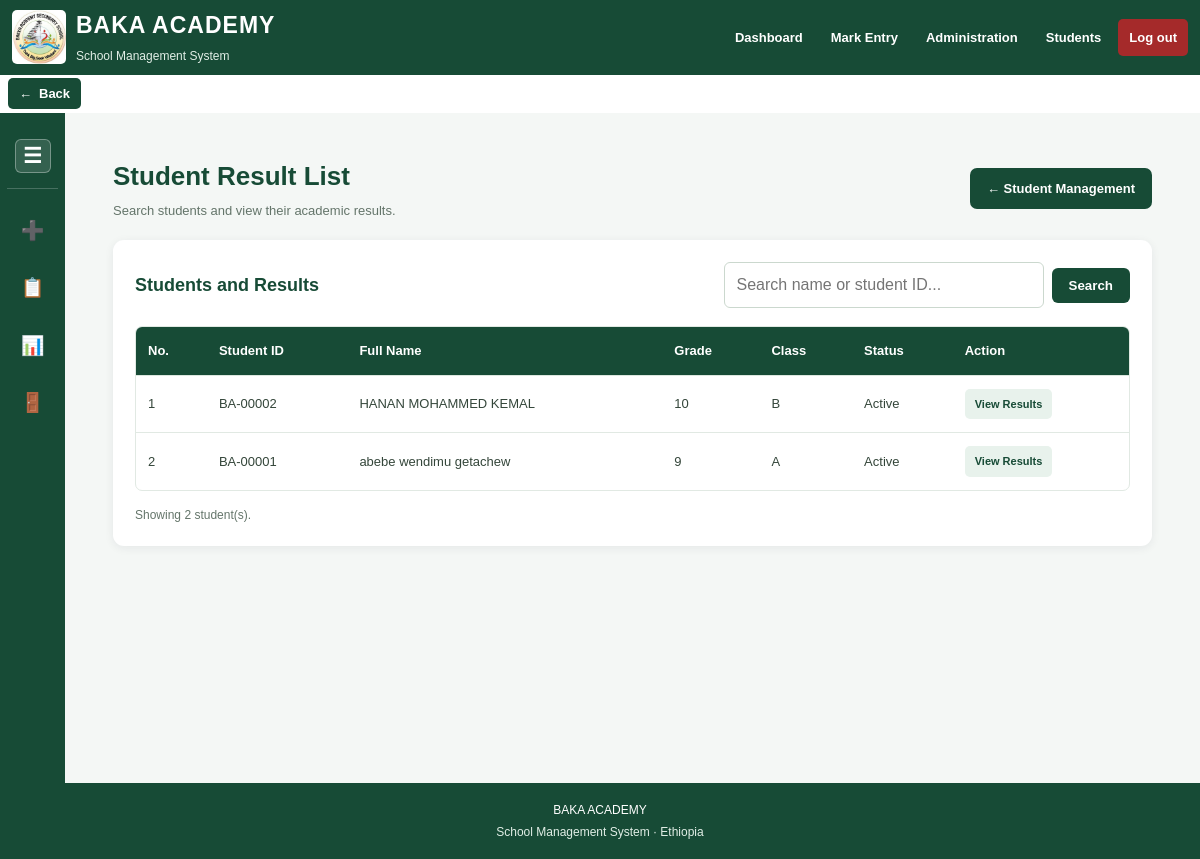
/students/results (signed in), run on the app's committed database.
### app.py (models this page shows)
class Student(db.Model):
    id = db.Column(db.Integer, primary_key=True)
    student_id = db.Column(db.String(30), unique=True, nullable=False)
    full_name = db.Column(db.String(150), nullable=False)
    grade = db.Column(db.String(10), nullable=False)
    section = db.Column(db.String(10), nullable=False)
    sex = db.Column(db.String(1))
    age = db.Column(db.Integer)
    family_contact_name = db.Column(db.String(150))
    family_phone = db.Column(db.String(30))
    previous_school = db.Column(db.String(150))
    photo_filename = db.Column(db.String(255))
    stream = db.Column(db.String(50))
    academic_year_ec = db.Column(db.String(30))
    academic_year_gc = db.Column(db.String(30))
    is_active = db.Column(
        db.Boolean, nullable=False, default=True, server_default="1"
    )
    left_at = db.Column(db.DateTime)

### app.py (the view, shortened to what this page needs)
@app.route("/students/results")
@student_staff_only
def student_results():
    search = request.args.get("search", "").strip()
    query = Student.query.filter_by(is_active=True)
    students = query.order_by(
        Student.grade,
        Student.section,
        Student.full_name
    ).all()
    return render_template(
        "student_results.html",
        students=students,
        search=search
    )

### app.py (called while the page is built)
def logged_in(fn):
    @wraps(fn)
    def wrapper(*args, **kwargs):
        if "user_id" not in session:
            return redirect(url_for("login"))
        user = db.session.get(User, session["user_id"])
        if not user or not user.is_active:
            session.clear()
            flash("Your account is inactive or unavailable.")
            return redirect(url_for("login"))
        return fn(*args, **kwargs)
    return wrapper

def student_staff_only(fn):
    @wraps(fn)
    @logged_in
    def wrapper(*args, **kwargs):
        user = db.session.get(User, session["user_id"])
        if not user or user.role not in [
            "admin", "student_management"
        ]:
            flash("Student Management access required.")
            return redirect(url_for("dashboard"))
        return fn(*args, **kwargs)
    return wrapper

### templates/student_results.html (shortened to what this page needs)
{% extends "base.html" %}
{% block content %}
<div class="student-layout">
    {% include "_student_sidebar.html" %}
    <section class="student-content">
        <div class="student-list-page">
            <div class="student-list-header">
                <div>
                    <h2>Student Result List</h2>
                    <p>Search students and view their academic results.</p>
                </div>
                <a href="{{ url_for('student_management') }}"
                   class="register-button">
                    ← Student Management
                </a>
            </div>
            <div class="student-list-card">
                <div class="list-toolbar">
                    <h3>Students and Results</h3>
                    <form method="GET"
                          action="{{ url_for('student_results') }}"
                          class="student-search-form">
                        <input
                            type="text"
                            name="search"
                            value="{{ search }}"
                            placeholder="Search name or student ID...">
                        <button type="submit" class="search-button">
                            Search
                        </button>
                    </form>
                </div>
                <div class="student-table-container">
                    <table class="student-table">
                        <thead>
                            <tr>
                                <th>No.</th>
                                <th>Student ID</th>
                                <th>Full Name</th>
                                <th>Grade</th>
                                <th>Class</th>
                                <th>Status</th>
                                <th>Action</th>
                            </tr>
                        </thead>
                        <tbody>
                            {% for student in students %}
                            <tr>
                                <td>{{ loop.index }}</td>
                                <td>{{ student.student_id }}</td>
                                <td>{{ student.full_name }}</td>
                                <td>{{ student.grade }}</td>
                                <td>{{ student.section }}</td>
                                <td>
                                    {% if student.is_active %}
                                        Active
                                    {% else %}
                                        Left School
                                    {% endif %}
                                </td>
                                <td>
                                    <a class="action-link"
                                       href="{{ url_for('student_profile', student_id=student.id, source='results') }}">
                                        View Results
                                    </a>
                                </td>
                            </tr>
                            {% else %}
                            <tr>
                                <td colspan="7" class="empty-row">
                                    No students found.
                                </td>
                            </tr>
                            {% endfor %}
                        </tbody>
                    </table>
                </div>
                <div class="student-count">
                    Showing {{ students|length }} student(s).
                </div>
            </div>
        </div>
    </section>
</div>
{% endblock %}

### static/style.css (style rules this page uses)
* { box-sizing: border-box; }
:root { --green: #174b36; --green-dark: #103b2b; --green-light: #236b4c; --green-pale: #e8f2ec; --gold: #d9b45b; --background: #f3f7f4; --white: #ffffff; --text: #17251d; --muted: #64756a; --border: #dce7df; }
html { width: 100%; min-height: 100%; }
body { width: 100%; min-height: 100vh; margin: 0; padding: 0; font-family: Arial, sans-serif; background: var(--background); color: var(--text); line-height: 1.5; overflow-x: hidden; }
h2 { color: var(--green); }
input, select, textarea { display: block; width: 100%; max-width: 100%; margin-top: 5px; padding: 9px 10px; border: 1px solid #cbd5d1; border-radius: 6px; background: white; color: var(--text); font: inherit; }
button { margin-top: 8px; padding: 10px 16px; border: 0; border-radius: 6px; background: var(--green); color: white; font-weight: bold; cursor: pointer; }
table { width: 100%; border-collapse: collapse; min-width: 550px; }
th, td { padding: 10px; border-bottom: 1px solid var(--border); text-align: left; vertical-align: middle; }
th { background: var(--green-pale); color: var(--green); }

### templates/base.html (style rules this page uses)
* { box-sizing: border-box; }
html, body { width: 100%; min-height: 100%; margin: 0; padding: 0; }
body { overflow-x: hidden; }

### templates/_student_sidebar.html (style rules this page uses)
.student-layout { display: flex; width: 100%; min-height: calc(100vh - 130px); background: #f4f7f5; }
.student-content { flex: 1; min-width: 0; padding: 20px; }

### templates/student_results.html (style rules this page uses)
.student-list-page { width: 100%; max-width: none; margin: 0; padding: 24px 28px; box-sizing: border-box; }
.student-list-header { display: flex; justify-content: space-between; align-items: center; gap: 15px; flex-wrap: wrap; margin-bottom: 20px; }
.student-list-header h2 { color: #174b36; margin: 0; font-size: 26px; }
.student-list-header p { color: #64756a; margin: 5px 0 0; font-size: 13px; }
.register-button { display: inline-block; background: #174b36; color: white; padding: 11px 17px; border-radius: 7px; text-decoration: none; font-weight: bold; font-size: 13px; }
.student-list-card { width: 100%; background: white; border-radius: 11px; padding: 22px; box-shadow: 0 2px 10px #17203312; box-sizing: border-box; }
.list-toolbar { display: flex; justify-content: space-between; align-items: center; gap: 15px; flex-wrap: wrap; margin-bottom: 18px; }
.list-toolbar h3 { color: #174b36; margin: 0; font-size: 18px; }
.student-search-form { display: flex; align-items: center; gap: 8px; flex-wrap: wrap; margin: 0; }
.student-search-form input { width: 320px; max-width: 100%; padding: 10px 12px; border: 1px solid #cbd8ce; border-radius: 6px; margin: 0; box-sizing: border-box; }
.search-button { background: #174b36; color: white; border: none; border-radius: 6px; padding: 10px 17px; cursor: pointer; margin: 0; }
.student-table-container { width: 100%; overflow-x: auto; border: 1px solid #e1e9e3; border-radius: 7px; }
.student-table { width: 100%; border-collapse: collapse; min-width: 850px; font-size: 13px; }
.student-table th { background: #174b36; color: white; padding: 14px 12px; text-align: left; white-space: nowrap; font-weight: 600; }
.student-table td { padding: 13px 12px; border-bottom: 1px solid #e1e9e3; color: #34463a; vertical-align: middle; }
.student-table tbody tr:last-child td { border-bottom: none; }
.action-link { display: inline-block; padding: 7px 10px; background: #e8f2ec; color: #174b36; text-decoration: none; border-radius: 5px; font-size: 11px; font-weight: bold; white-space: nowrap; }
.student-count { color: #64756a; font-size: 12px; margin-top: 15px; }

### data on the page
Student: student_id "BA-00002", full_name "HANAN MOHAMMED KEMAL", grade "10", section "B", is_active "Active"
Student: student_id "BA-00001", full_name "abebe wendimu getachew", grade "9", section "A", is_active "Active"

### other printed values
{{ students|length }} "2"
